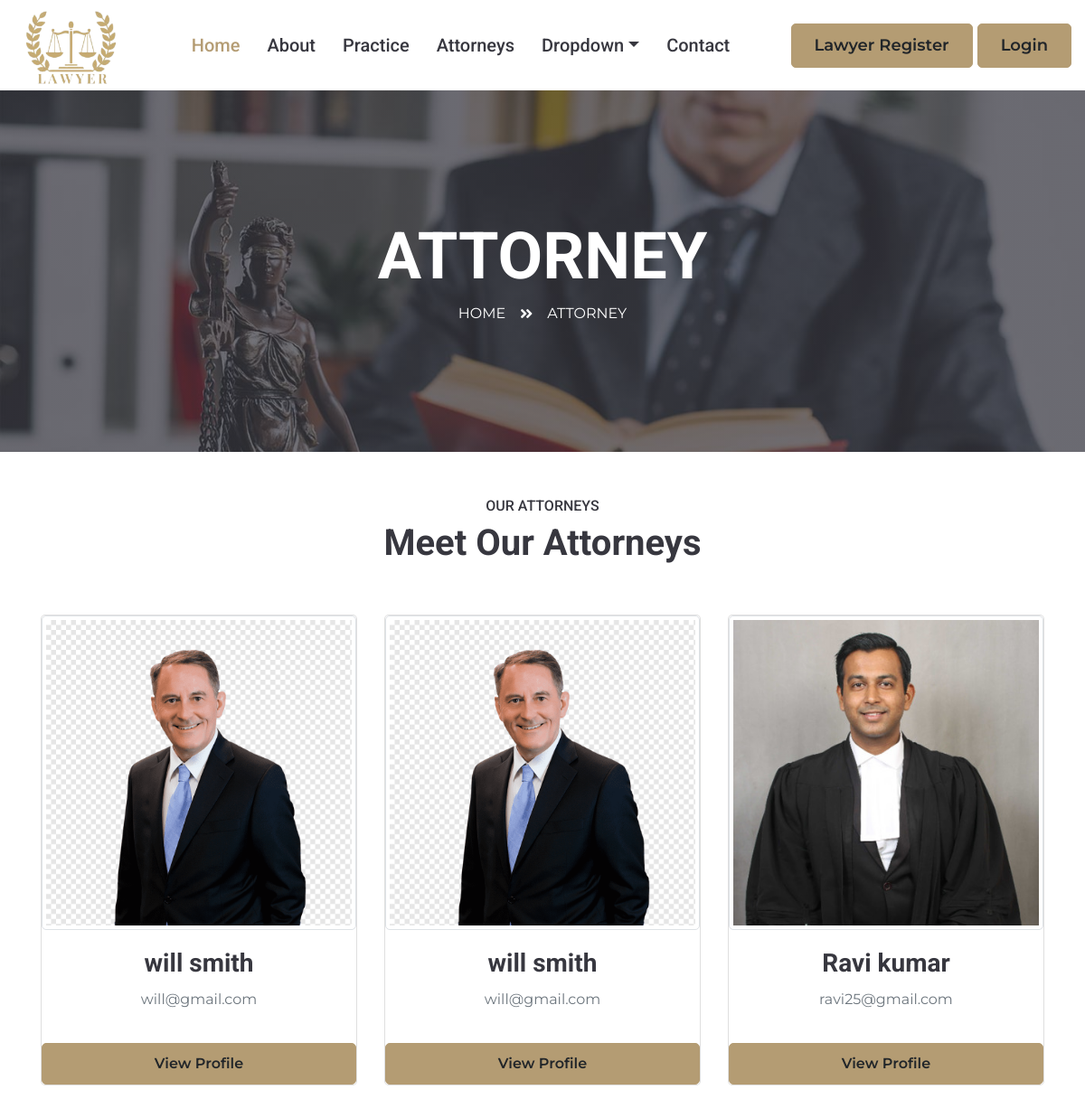
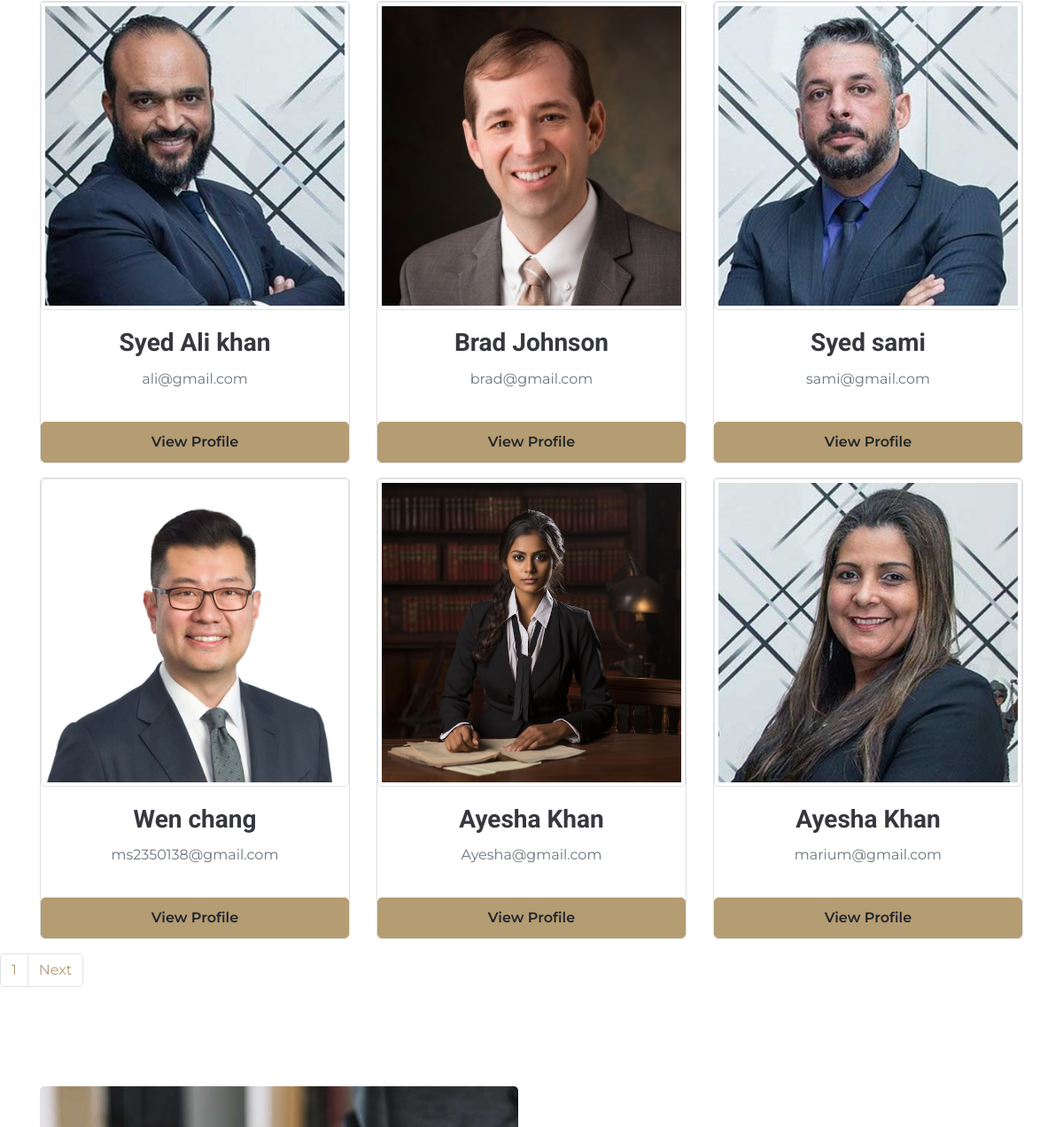
Before: /team.php (upper part) with the older database file (2 pictures, top to bottom).
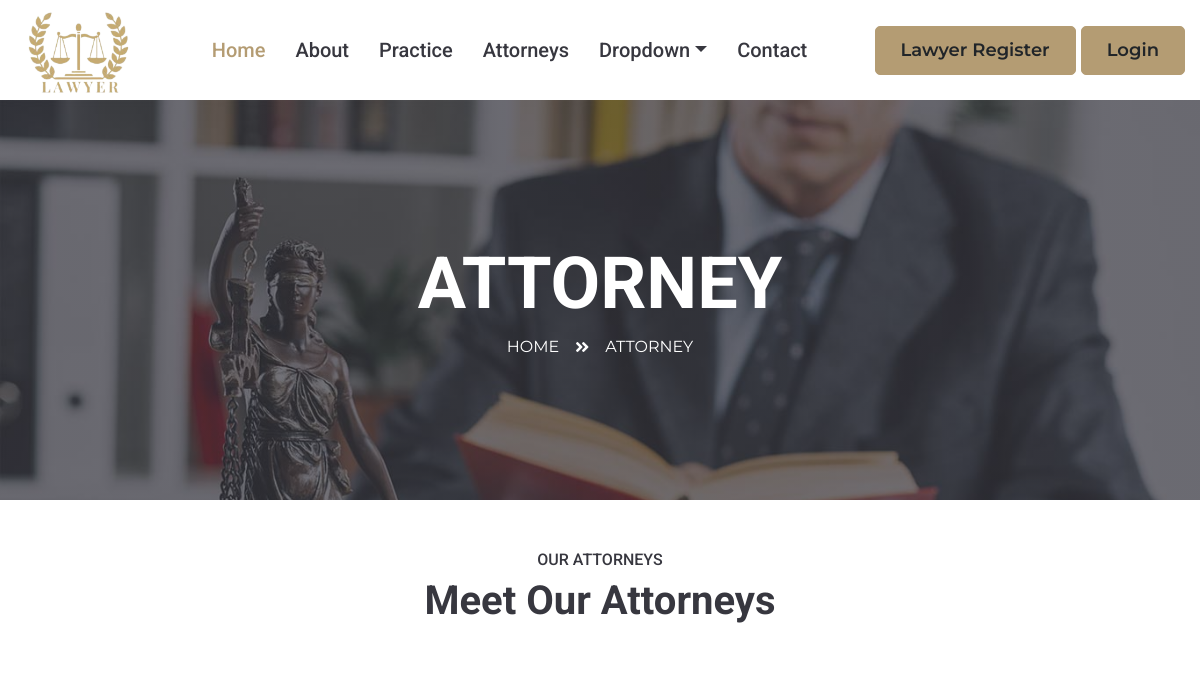
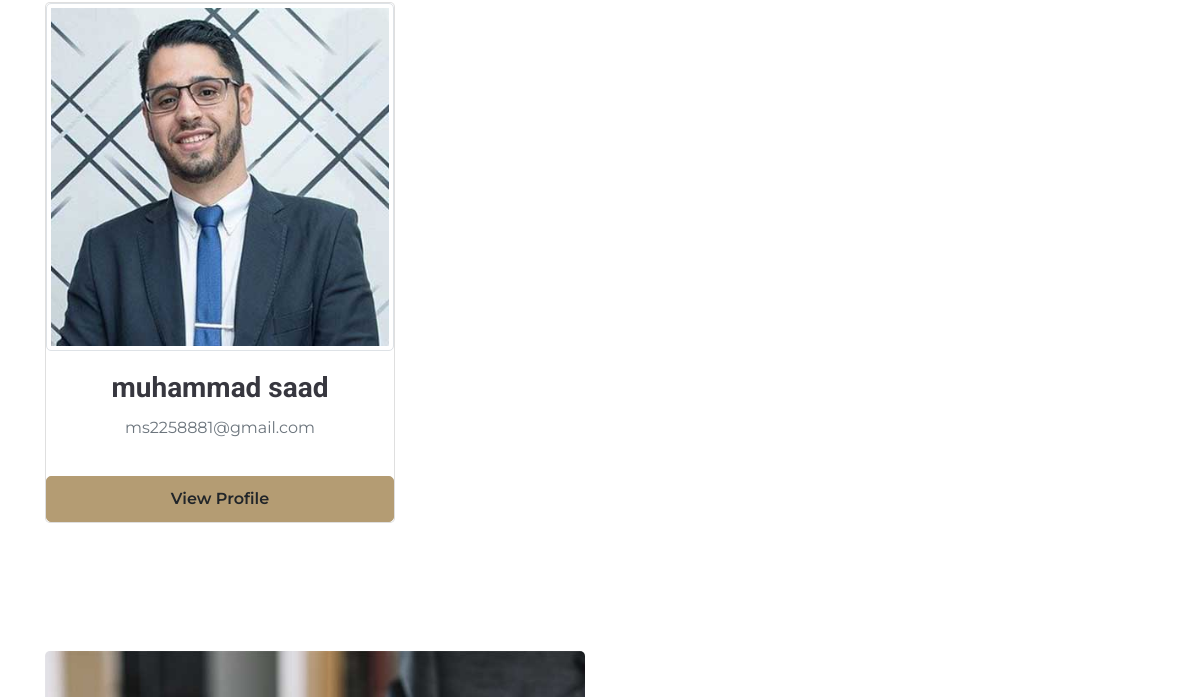
After: the same page with the newer database file (2 pictures, top to bottom).
### tables this page shows
CREATE TABLE `lawyer` (
  `id` int(255) NOT NULL,
  `name` varchar(255) NOT NULL,
  `case` int(255) NOT NULL,
  `email` varchar(255) NOT NULL,
  `password` varchar(255) NOT NULL,
  `phone` int(255) NOT NULL,
  `experience` varchar(255) NOT NULL,
  `address` text NOT NULL,
  `image` varchar(255) NOT NULL
);

### team.php (the view, shortened to what this page needs)
<?php
include("header.php");
include("config.php");
$limit=9;
if (isset($_GET['pgno'])) {
    $pgno=$_GET['pgno'];
}else{
    $pgno=1;
}
$start=($pgno-1)*$limit;
$select="SELECT *from `lawyer` as l inner join `cases` as c on l.case=c.cid order by `id` desc limit {$start},{$limit}";
$run_select=mysqli_query($connection,$select);
if (mysqli_num_rows($run_select)) {
?>
<!DOCTYPE html>
<html lang="en">
<head>
</head>
<body>
    <div class="container-fluid bg-page-header" style="margin-bottom: 50px;">
        <div class="container">
            <div class="d-flex flex-column align-items-center justify-content-center" style="min-height: 400px">
                <h3 class="display-3 text-white text-uppercase">Attorney</h3>
                <div class="d-inline-flex text-white">
                    <p class="m-0 text-uppercase"><a class="text-white" href="">Home</a></p>
                    <i class="fa fa-angle-double-right pt-1 px-3"></i>
                    <p class="m-0 text-uppercase">Attorney</p>
                </div>
            </div>
        </div>
    </div>
    <div class="container">
        <div class="text-center ">
            <h6 class="text-uppercase">Our Attorneys</h6>
            <h1 class="mb-2">Meet Our Attorneys</h>
                <h2 class="text-white">Our Team</h2>
                <div class="row ">
        <?php
        while ($row=mysqli_fetch_assoc($run_select)) {
        ?>
                    <div class="col-lg-4 col-md-6 col-sm-12 mb-3">
                        <div class="card">
                            <img src="<?php echo 'admin-panel/image/'.$row['image']?>" class="img-thumbnail" alt="...">
                            <div class="card-body">
                                <h3 class="card-title"><?php echo $row['name']?></h3>
                                <p class="text-muted"><?php echo $row['email']?></p>
                            </div>
                            <a href="lawyertemp.php?id=<?php echo $row['id']?>" class="btn btn-primary">View Profile</a>
                        </div>
                    </div>
                <?php
                 }
                }
                ?>
                </div>
        </div>
    </div>
    <?php
    $pagination="SELECT *FROM `lawyer` as l inner join `cases` as c on l.case=c.cid";
    $run=mysqli_query($connection,$pagination);
    if (mysqli_num_rows($run)>0) {
        $total_record=mysqli_num_rows($run);
        $total_page=ceil($total_record / $limit);
        echo '<ul class="pagination">';
    for ($i=1; $i < $total_page ; $i++) {
        echo '<li class="page-item"><a class="page-link" href="team.php?pgno='.$i.'">'.$i.'</a></li>';
    }
    if ($pgno < $total_page) {
        echo '<li class="page-item"><a class="page-link" href="team.php?pgno='.($pgno + 1).'">Next</a></li>';
    }
    echo '</ul>';
}
    ?>
    <div class="container-fluid py-5">
        <div class="container py-5">
            <div class="row">
                <div class="col-lg-6" style="min-height: 500px;">
                    <div class="position-relative h-100 rounded overflow-hidden">
                        <img class="position-absolute w-100 h-100" src="img/feature.jpg" style="object-fit: cover;">
                    </div>
                </div>
                <div class="col-lg-6 pt-5 pb-lg-5">
                </div>
            </div>
        </div>
    </div>
</body>
</html>

### header.php (shortened to what this page needs)
<!DOCTYPE html>
<html lang="en">
<head>
    <link href="https://cdnjs.cloudflare.com/ajax/libs/font-awesome/5.10.0/css/all.min.css" rel="stylesheet">
    <link href="lib/owlcarousel/assets/owl.carousel.min.css" rel="stylesheet">
    <link href="lib/tempusdominus/css/tempusdominus-bootstrap-4.min.css" rel="stylesheet" />
    <link href="css/style.css" rel="stylesheet">
</head>
<body>
    <div class="container-fluid">
        <nav class="navbar navbar-expand-lg bg-white navbar-light p-0">
            <div class="collapse navbar-collapse " id="navbarCollapse">
                <a href="index.php"> <img src="img/logo.png" style="height: 100px;" alt=""></a>
                <div class="navbar-nav mx-auto  py-0">
                    <a href="index.php" class="nav-item nav-link active" style="font-size: 20px;">Home</a>
                    <a href="about.php" class="nav-item nav-link" style="font-size: 20px;">About</a>
                    <a href="service.php" class="nav-item nav-link" style="font-size: 20px;">Practice</a>
                    <a href="team.php" class="nav-item nav-link" style="font-size: 20px;">Attorneys</a>
                    <div class="nav-item dropdown">
                        <a href="#" class="nav-link dropdown-toggle" data-toggle="dropdown"
                            style="font-size: 20px;">Dropdown</a>
                    </div>
                    <a href="contact.php" class="nav-item nav-link" style="font-size: 20px;">Contact</a>
                </div>
                <a href="lawyerRegister.php"  class="btn btn-primary  d-lg-block" style="font-size: 18px;margin-right:5px;">Lawyer Register</a>
                <a href="login.php" class="btn btn-primary   d-lg-block" style="font-size: 18px;">Login</a>
            </div>
        </nav>
    </div>

Changed rows visible on the page:
removed lawyer: image (picture), name "will smith", email "will@gmail.com"
removed lawyer: image (picture), name "will smith", email "will@gmail.com"
removed lawyer: image (picture), name "Ravi kumar", email "ravi25@gmail.com"
removed lawyer: image (picture), name "Syed Ali khan", email "ali@gmail.com"
removed lawyer: image (picture), name "Brad Johnson", email "brad@gmail.com"
removed lawyer: image (picture), name "Syed sami", email "sami@gmail.com"
removed lawyer: image (picture), name "Wen chang", email "ms2350138@gmail.com"
removed lawyer: image (picture), name "Ayesha Khan", email "Ayesha@gmail.com"
removed lawyer: image (picture), name "Ayesha Khan", email "marium@gmail.com"
now on this page (row edited): lawyer: image (picture), name "muhammad saad", email "ms2258881@gmail.com"
Other visible differences:
list line gone: "1"
text no longer shown: "Next"
